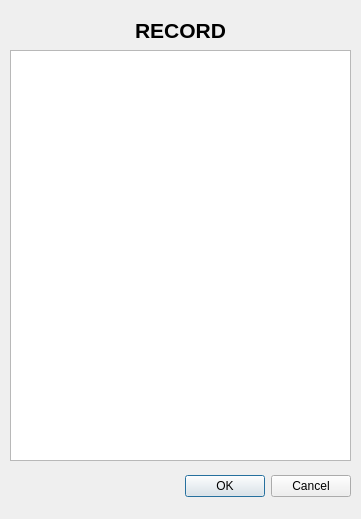
<?xml version="1.0" encoding="UTF-8"?>
<ui version="4.0">
 <class>record</class>
 <widget class="QDialog" name="record">
  <property name="geometry">
   <rect>
    <x>0</x>
    <y>0</y>
    <width>361</width>
    <height>519</height>
   </rect>
  </property>
  <property name="windowTitle">
   <string>Dialog</string>
  </property>
  <widget class="QDialogButtonBox" name="buttonBox">
   <property name="geometry">
    <rect>
     <x>10</x>
     <y>470</y>
     <width>341</width>
     <height>32</height>
    </rect>
   </property>
   <property name="toolTip">
    <string>&lt;html&gt;&lt;head/&gt;&lt;body&gt;&lt;p&gt;&lt;br/&gt;&lt;/p&gt;&lt;/body&gt;&lt;/html&gt;</string>
   </property>
   <property name="orientation">
    <enum>Qt::Horizontal</enum>
   </property>
   <property name="standardButtons">
    <set>QDialogButtonBox::Cancel|QDialogButtonBox::Ok</set>
   </property>
   <property name="centerButtons">
    <bool>false</bool>
   </property>
  </widget>
  <widget class="QTextBrowser" name="textBox">
   <property name="geometry">
    <rect>
     <x>10</x>
     <y>50</y>
     <width>341</width>
     <height>411</height>
    </rect>
   </property>
  </widget>
  <widget class="QWidget" name="horizontalLayoutWidget">
   <property name="geometry">
    <rect>
     <x>0</x>
     <y>10</y>
     <width>361</width>
     <height>41</height>
    </rect>
   </property>
   <layout class="QHBoxLayout" name="horizontalLayout">
    <item>
     <spacer name="horizontalSpacer">
      <property name="orientation">
       <enum>Qt::Horizontal</enum>
      </property>
      <property name="sizeType">
       <enum>QSizePolicy::Expanding</enum>
      </property>
      <property name="sizeHint" stdset="0">
       <size>
        <width>40</width>
        <height>20</height>
       </size>
      </property>
     </spacer>
    </item>
    <item>
     <widget class="QLabel" name="label">
      <property name="font">
       <font>
        <pointsize>16</pointsize>
        <bold>true</bold>
       </font>
      </property>
      <property name="text">
       <string>RECORD</string>
      </property>
      <property name="alignment">
       <set>Qt::AlignCenter</set>
      </property>
     </widget>
    </item>
    <item>
     <spacer name="horizontalSpacer_2">
      <property name="orientation">
       <enum>Qt::Horizontal</enum>
      </property>
      <property name="sizeHint" stdset="0">
       <size>
        <width>40</width>
        <height>20</height>
       </size>
      </property>
     </spacer>
    </item>
   </layout>
  </widget>
 </widget>
 <resources/>
 <connections>
  <connection>
   <sender>buttonBox</sender>
   <signal>accepted()</signal>
   <receiver>record</receiver>
   <slot>accept()</slot>
   <hints>
    <hint type="sourcelabel">
     <x>248</x>
     <y>254</y>
    </hint>
    <hint type="destinationlabel">
     <x>157</x>
     <y>274</y>
    </hint>
   </hints>
  </connection>
  <connection>
   <sender>buttonBox</sender>
   <signal>rejected()</signal>
   <receiver>record</receiver>
   <slot>reject()</slot>
   <hints>
    <hint type="sourcelabel">
     <x>316</x>
     <y>260</y>
    </hint>
    <hint type="destinationlabel">
     <x>286</x>
     <y>274</y>
    </hint>
   </hints>
  </connection>
 </connections>
</ui>
